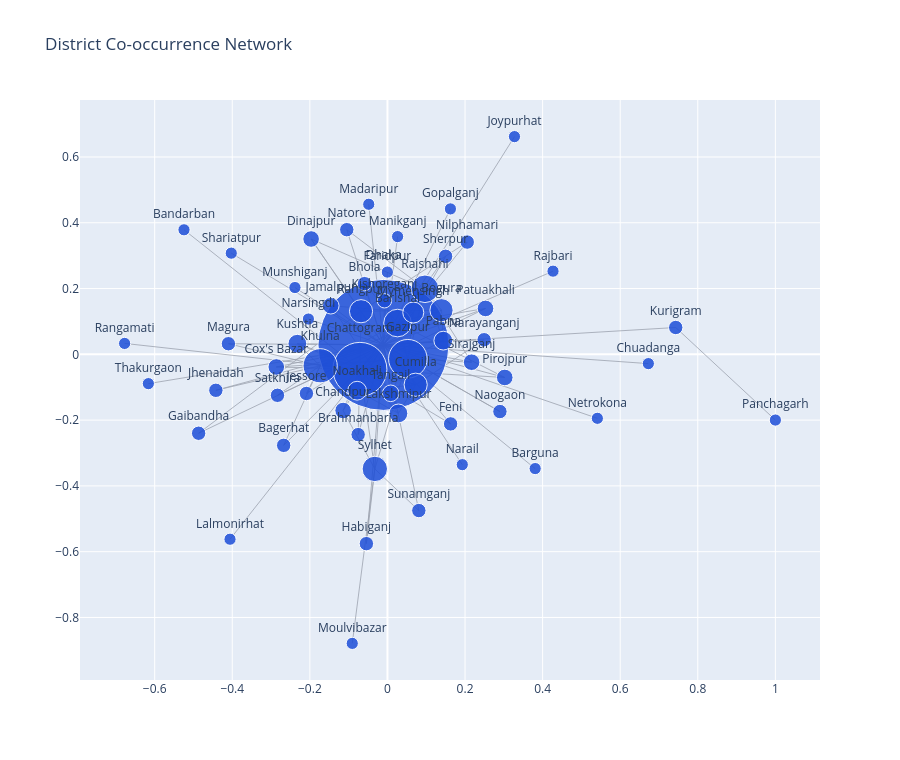

This figure's notebook cell:
### Markdown cell above
## 11. Location Co-occurrence Network (Interactive)

### Code cell
if loc_cols:
    row_locs = (
        all_df[['dataset','comment'] + loc_cols]
        .copy()
    )

    edges = Counter()
    for _, row in row_locs.iterrows():
        locs = []
        for c in loc_cols:
            z = norm_loc(row[c])
            if z and z in DISTRICT_COORDS:
                locs.append(z)
        locs = sorted(set(locs))
        for a, b in combinations(locs, 2):
            edges[(a,b)] += 1

    edge_df = pd.DataFrame([(a,b,w) for (a,b),w in edges.items()], columns=['a','b','weight'])
    edge_df = edge_df.sort_values('weight', ascending=False).head(120)

    if len(edge_df) == 0:
        display(HTML('<b>No co-occurrence edges found.</b>'))
    else:
        G = nx.Graph()
        for r in edge_df.itertuples(index=False):
            G.add_edge(r.a, r.b, weight=r.weight)

        pos = nx.spring_layout(G, seed=42, k=0.65)

        edge_x, edge_y = [], []
        for u, v, d in G.edges(data=True):
            x0, y0 = pos[u]
            x1, y1 = pos[v]
            edge_x += [x0, x1, None]
            edge_y += [y0, y1, None]

        node_x, node_y, node_text, node_size = [], [], [], []
        for n in G.nodes():
            x, y = pos[n]
            deg = G.degree(n)
            wt = sum(G[n][nbr]['weight'] for nbr in G.neighbors(n))
            node_x.append(x)
            node_y.append(y)
            node_text.append(f"{n}<br>Degree: {deg}<br>Total Edge Weight: {wt}")
            node_size.append(10 + 2.2 * deg)

        fig = go.Figure()
        fig.add_trace(go.Scatter(x=edge_x, y=edge_y, mode='lines', line=dict(width=0.8, color='#9ca3af'), hoverinfo='none'))
        fig.add_trace(go.Scatter(
            x=node_x, y=node_y, mode='markers+text',
            marker=dict(size=node_size, color='#1d4ed8', opacity=0.85),
            text=[t.split('<br>')[0] for t in node_text], textposition='top center',
            hovertext=node_text, hoverinfo='text'
        ))
        fig.update_layout(title='District Co-occurrence Network', height=760, showlegend=False)
        fig.show()

        display(edge_df.head(25))

### Figure 1 — Plotly figure (JSON) as saved in the notebook; plotly's stock layout.template omitted (floating-point values rounded to 4 significant figures; data arrays with more than 128 entries replaced by an {"elided": "..."} marker saying what was removed)
{"data": [{"hoverinfo": "none", "line": {"color": "#9ca3af", "width": 0.8}, "mode": "lines", "type": "scatter", "x": {"elided": "360 float values"}, "y": {"elided": "360 float values"}}, {"hoverinfo": "text", "hovertext": ["Dhaka<br>Degree: 55<br>Total Edge Weight: 899", "Gazipur<br>Degree: 13<br>Total Edge Weight: 121", "Chattogram<br>Degree: 20<br>Total Edge Weight: 264", "Noakhali<br>Degree: 4<br>Total Edge Weight: 82", "Barishal<br>Degree: 8<br>Total Edge Weight: 110", "Mymensingh<br>Degree: 5<br>Total Edge Weight: 81", "Khulna<br>Degree: 11<br>Total Edge Weight: 134", "Rangpur<br>Degree: 6<br>Total Edge Weight: 57", "Kishoreganj<br>Degree: 2<br>Total Edge Weight: 38", "Pabna<br>Degree: 4<br>Total Edge Weight: 41", "Jessore<br>Degree: 2<br>Total Edge Weight: 44", "Bhola<br>Degree: 2<br>Total Edge Weight: 43", "Faridpur<br>Degree: 1<br>Total Edge Weight: 25", "Narsingdi<br>Degree: 1<br>Total Edge Weight: 24", "Tangail<br>Degree: 3<br>Total Edge Weight: 28", "Cumilla<br>Degree: 6<br>Total Edge Weight: 45", "Jamalpur<br>Degree: 3<br>Total Edge Weight: 26", "Lakshmipur<br>Degree: 4<br>Total Edge Weight: 39", "Chandpur<br>Degree: 3<br>Total Edge Weight: 36", "Narayanganj<br>Degree: 2<br>Total Edge Weight: 20", "Satkhira<br>Degree: 2<br>Total Edge Weight: 26", "Kushtia<br>Degree: 4<br>Total Edge Weight: 31", "Munshiganj<br>Degree: 1<br>Total Edge Weight: 16", "Rajshahi<br>Degree: 8<br>Total Edge Weight: 36", "Sirajganj<br>Degree: 3<br>Total Edge Weight: 22", "Bogura<br>Degree: 6<br>Total Edge Weight: 29", "Sherpur<br>Degree: 2<br>Total Edge Weight: 21", "Manikganj<br>Degree: 1<br>Total Edge Weight: 12", "Sylhet<br>Degree: 7<br>Total Edge Weight: 36", "Cox's Bazar<br>Degree: 3<br>Total Edge Weight: 19", "Brahmanbaria<br>Degree: 2<br>Total Edge Weight: 21", "Feni<br>Degree: 2<br>Total Edge Weight: 13", "Magura<br>Degree: 2<br>Total Edge Weight: 14", "Natore<br>Degree: 2<br>Total Edge Weight: 11", "Madaripur<br>Degree: 1<br>Total Edge Weight: 8", "Naogaon<br>Degree: 2<br>Total Edge Weight: 10", "Dinajpur<br>Degree: 3<br>Total Edge Weight: 12", "Gopalganj<br>Degree: 1<br>Total Edge Weight: 7", "Narail<br>Degree: 1<br>Total Edge Weight: 7", "Habiganj<br>Degree: 2<br>Total Edge Weight: 9", "Nilphamari<br>Degree: 2<br>Total Edge Weight: 11", "Bagerhat<br>Degree: 2<br>Total Edge Weight: 11", "Jhenaidah<br>Degree: 2<br>Total Edge Weight: 7", "Patuakhali<br>Degree: 3<br>Total Edge Weight: 15", "Rajbari<br>Degree: 1<br>Total Edge Weight: 5", "Shariatpur<br>Degree: 1<br>Total Edge Weight: 5", "Sunamganj<br>Degree: 2<br>Total Edge Weight: 9", "Pirojpur<br>Degree: 3<br>Total Edge Weight: 11", "Barguna<br>Degree: 1<br>Total Edge Weight: 4", "Thakurgaon<br>Degree: 1<br>Total Edge Weight: 3", "Rangamati<br>Degree: 1<br>Total Edge Weight: 3", "Moulvibazar<br>Degree: 1<br>Total Edge Weight: 3", "Netrokona<br>Degree: 1<br>Total Edge Weight: 3", "Bandarban<br>Degree: 1<br>Total Edge Weight: 3", "Gaibandha<br>Degree: 2<br>Total Edge Weight: 4", "Lalmonirhat<br>Degree: 1<br>Total Edge Weight: 2", "Joypurhat<br>Degree: 1<br>Total Edge Weight: 2", "Kurigram<br>Degree: 2<br>Total Edge Weight: 4", "Panchagarh<br>Degree: 1<br>Total Edge Weight: 2", "Chuadanga<br>Degree: 1<br>Total Edge Weight: 2"], "marker": {"color": "#1d4ed8", "opacity": 0.85, "size": [131, 38.6, 54, 18.8, 27.6, 21, 34.2, 23.2, 14.4, 18.8, 14.4, 14.4, 12.2, 12.2, 16.6, 23.2, 16.6, 18.8, 16.6, 14.4, 14.4, 18.8, 12.2, 27.6, 16.6, 23.2, 14.4, 12.2, 25.4, 16.6, 14.4, 14.4, 14.4, 14.4, 12.2, 14.4, 16.6, 12.2, 12.2, 14.4, 14.4, 14.4, 14.4, 16.6, 12.2, 12.2, 14.4, 16.6, 12.2, 12.2, 12.2, 12.2, 12.2, 12.2, 14.4, 12.2, 12.2, 14.4, 12.2, 12.2]}, "mode": "markers+text", "text": ["Dhaka", "Gazipur", "Chattogram", "Noakhali", "Barishal", "Mymensingh", "Khulna", "Rangpur", "Kishoreganj", "Pabna", "Jessore", "Bhola", "Faridpur", "Narsingdi", "Tangail", "Cumilla", "Jamalpur", "Lakshmipur", "Chandpur", "Narayanganj", "Satkhira", "Kushtia", "Munshiganj", "Rajshahi", "Sirajganj", "Bogura", "Sherpur", "Manikganj", "Sylhet", "Cox's Bazar", "Brahmanbaria", "Feni", "Magura", "Natore", "Madaripur", "Naogaon", "Dinajpur", "Gopalganj", "Narail", "Habiganj", "Nilphamari", "Bagerhat", "Jhenaidah", "Patuakhali", "Rajbari", "Shariatpur", "Sunamganj", "Pirojpur", "Barguna", "Thakurgaon", "Rangamati", "Moulvibazar", "Netrokona", "Bandarban", "Gaibandha", "Lalmonirhat", "Joypurhat", "Kurigram", "Panchagarh", "Chuadanga"], "textposition": "top center", "type": "scatter", "x": [-0.01026, 0.05258, -0.071, -0.07818, 0.02593, 0.06655, -0.1735, -0.06812, -0.007719, 0.1439, -0.2089, -0.05919, -0.0002285, -0.2037, 0.008475, 0.07277, -0.1461, 0.0283, -0.1143, 0.2492, -0.2835, -0.2322, -0.2384, 0.09664, 0.2169, 0.1393, 0.1499, 0.02616, -0.03258, -0.2865, -0.0755, 0.1628, -0.4099, -0.1048, -0.04824, 0.2899, -0.1968, 0.1623, 0.1929, -0.05429, 0.2057, -0.2675, -0.4423, 0.2528, 0.4268, -0.4026, 0.08089, 0.3024, 0.3808, -0.6163, -0.6775, -0.09074, 0.5411, -0.5245, -0.4867, -0.4058, 0.3274, 0.7431, 1, 0.6725], "y": [0.02863, -0.01346, -0.04569, -0.1106, 0.0951, 0.1271, -0.03476, 0.1311, 0.1628, 0.04164, -0.119, 0.215, 0.2501, 0.1073, -0.1185, -0.09243, 0.1478, -0.1796, -0.1708, 0.04439, -0.1246, 0.03231, 0.203, 0.1992, -0.024, 0.1341, 0.298, 0.3579, -0.3484, -0.03844, -0.244, -0.2115, 0.03228, 0.3789, 0.4563, -0.1739, 0.3506, 0.4421, -0.3354, -0.5756, 0.3413, -0.2767, -0.1094, 0.1395, 0.2529, 0.3076, -0.475, -0.07033, -0.3473, -0.08913, 0.03317, -0.8788, -0.1945, 0.3786, -0.2399, -0.5621, 0.6619, 0.08157, -0.1998, -0.02823]}], "layout": {"height": 760, "showlegend": false, "title": {"text": "District Co-occurrence Network"}}}
